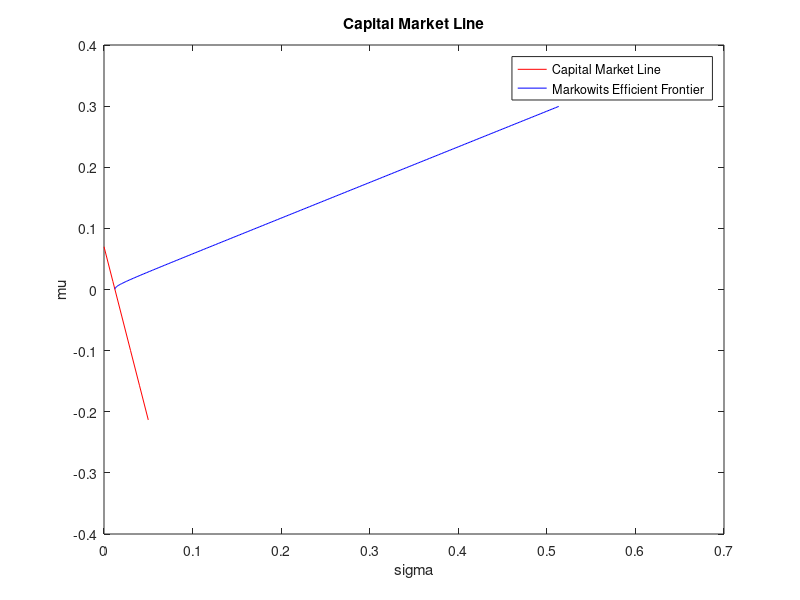

Here is the MATLAB script that generated this plot:
m = [0.001931,-0.006452,-0.014734,-0.005513,0.004634,0.006811,0.008655,-0.002001,0.012379,0.002047];
C = [0.65620,0,0,0,0,0,0,0,0,0;
    0,0.040926,0,0,0,0,0,0,0,0;
    0,0,0.041361,0,0,0,0,0,0,0;
    0,0,0,0.031987,0,0,0,0,0,0;
    0,0,0,0,0.025953,0,0,0,0,0;
    0,0,0,0,0,0.072685,0,0,0,0;
    0,0,0,0,0,0,0.038677,0,0,0;
    0,0,0,0,0,0,0,0.054276,0,0;
    0,0,0,0,0,0,0,0,0.049770,0;
    0,0,0,0,0,0,0,0,0,0.027449];

u = [1,1,1,1,1,1,1,1,1,1];
R = 0.07;
C = C.^2;
invC = pinv(C);
minw = (u*invC)/(u*invC*u');
minsigma = sqrt(minw*C*minw');
minmu = minw*m'; 
M = [m*invC*m',u*invC*m';
    m*invC*u',u*invC*u'];
detM = det(M);

mu = [];
sigma = [];
idx = 1;
wMarket = ((m-R*u)*invC)/((m-R*u)*invC*u');
muMarket = wMarket*m';
sigmaMarket = sqrt(wMarket*C*wMarket');


for i=0:0.01:0.05
    mu(idx) = R + ((muMarket - R)/sigmaMarket)*i;
    sigma(idx) = i;
    idx = idx + 1;
end
plot(sigma,mu,'r');
hold on;
sigma = [];
mu = [];
idx = 1;
for i = minmu:0.001:0.3
    
    A = [i,u*invC*m';
        1 u*invC*u'];
    B = [m*invC*m',i;
        m*invC*u',1];
    wOpt = (det(A)/detM)*m*invC + (det(B)/detM)*u*invC;
    mu(idx) = i;
    sigma(idx) = sqrt(wOpt*C*wOpt');
    idx = idx + 1;
end
plot(sigma,mu,'b');
hold off;
legend('Capital Market Line','Markowits Efficient Frontier');
title('Capital Market Line');
xlabel('sigma');
ylabel('mu');